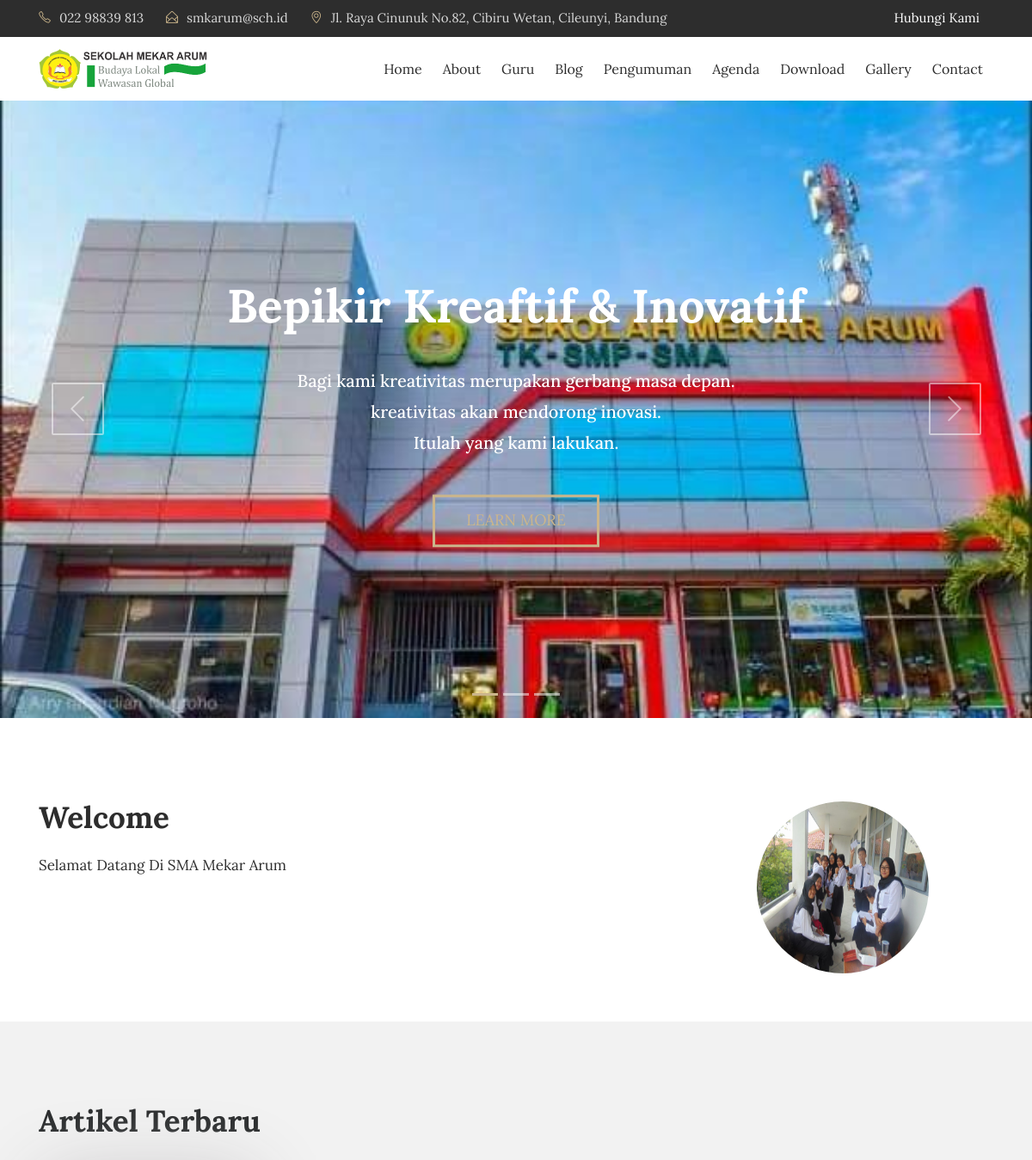
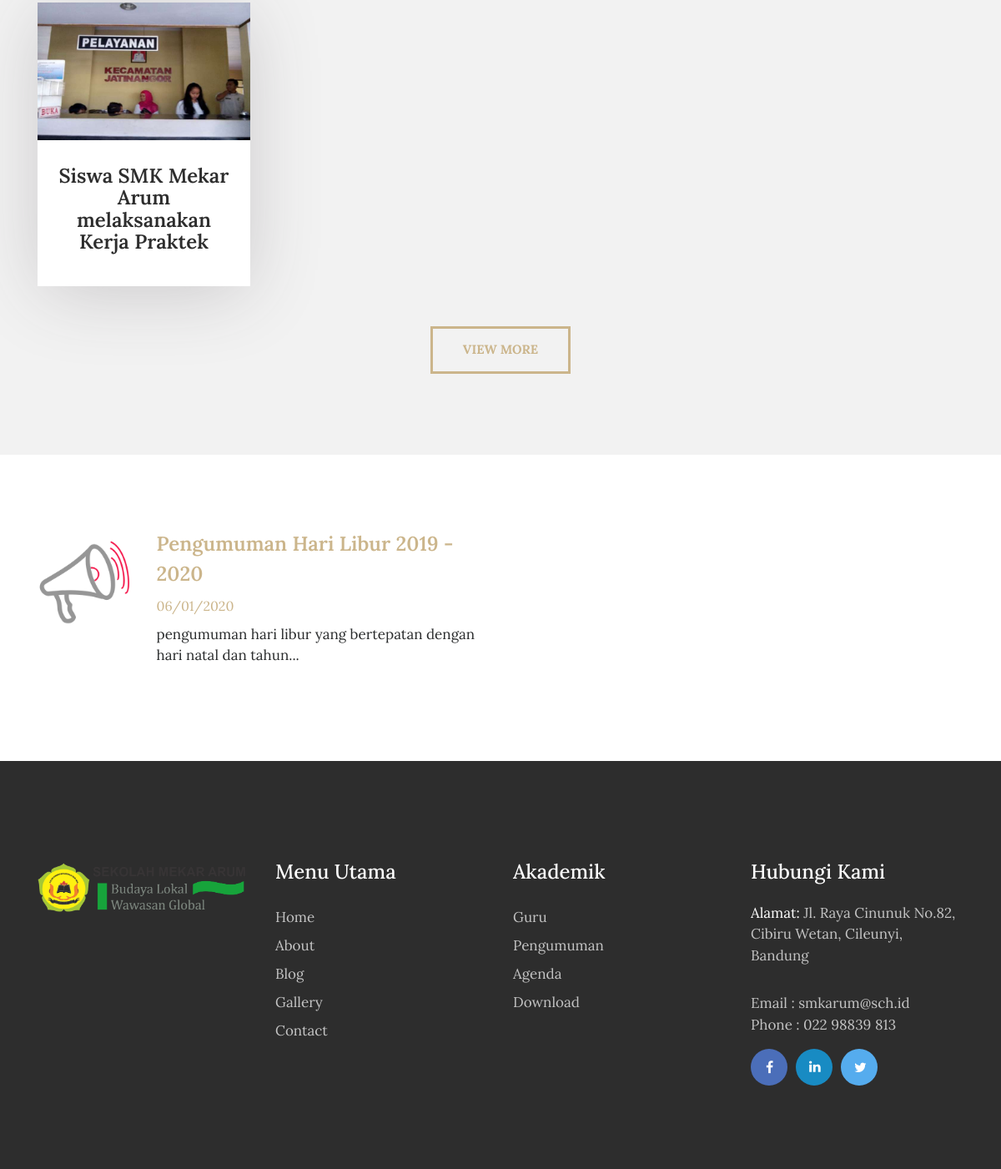
The page / on the database its author committed (2 pictures, top to bottom).
### tables this page shows
CREATE TABLE `tbl_tulisan` (
  `tulisan_id` int(11) NOT NULL,
  `tulisan_judul` varchar(100) DEFAULT NULL,
  `tulisan_isi` text,
  `tulisan_tanggal` timestamp NULL DEFAULT CURRENT_TIMESTAMP,
  `tulisan_kategori_id` int(11) DEFAULT NULL,
  `tulisan_kategori_nama` varchar(30) DEFAULT NULL,
  `tulisan_views` int(11) DEFAULT '0',
  `tulisan_gambar` varchar(40) DEFAULT NULL,
  `tulisan_pengguna_id` int(11) DEFAULT NULL,
  `tulisan_author` varchar(40) DEFAULT NULL,
  `tulisan_img_slider` int(2) NOT NULL DEFAULT '0',
  `tulisan_slug` varchar(200) DEFAULT NULL
);

CREATE TABLE `tbl_pengumuman` (
  `pengumuman_id` int(11) NOT NULL,
  `pengumuman_judul` varchar(150) DEFAULT NULL,
  `pengumuman_deskripsi` text,
  `pengumuman_tanggal` timestamp NULL DEFAULT CURRENT_TIMESTAMP,
  `pengumuman_author` varchar(60) DEFAULT NULL
);

### application/controllers/Home.php (called while the page is built, shortened)
<?php
class Home extends CI_Controller{
	function __construct(){
		$this->load->model('m_tulisan');
		$this->load->model('m_galeri');
		$this->load->model('m_pengumuman');
		$this->load->model('m_agenda');
		$this->load->model('m_files');
		$this->load->model('m_pengunjung');
	}
	function index(){
			$x['berita']=$this->m_tulisan->get_berita_home();
			$x['pengumuman']=$this->m_pengumuman->get_pengumuman_home();
			$x['agenda']=$this->m_agenda->get_agenda_home();
			$x['tot_guru']=$this->db->get('tbl_guru')->num_rows();
			$x['tot_siswa']=$this->db->get('tbl_siswa')->num_rows();
			$x['tot_files']=$this->db->get('tbl_files')->num_rows();
			$x['tot_agenda']=$this->db->get('tbl_agenda')->num_rows();
			$this->load->view('depan/v_home',$x);
	}
}

### index.php (called while the page is built, shortened)
<?php
require_once BASEPATH.'core/CodeIgniter.php';

### application/models/M_tulisan.php (called while the page is built, shortened)
<?php
class M_tulisan extends CI_Model{
	function get_berita_home(){
		$hsl=$this->db->query("SELECT tbl_tulisan.*,DATE_FORMAT(tulisan_tanggal,'%d/%m/%Y') AS tanggal FROM tbl_tulisan ORDER BY tulisan_id DESC limit 4");
		return $hsl;
	}
}

### application/models/M_pengumuman.php (called while the page is built, shortened)
<?php
class M_pengumuman extends CI_Model{
	function get_pengumuman_home(){
		$hsl=$this->db->query("SELECT pengumuman_id,pengumuman_judul,pengumuman_deskripsi,DATE_FORMAT(pengumuman_tanggal,'%d/%m/%Y') AS tanggal,pengumuman_author FROM tbl_pengumuman ORDER BY pengumuman_id DESC limit 3");
		return $hsl;
	}
}

### application/views/depan/v_home.php (the view, shortened to what this page needs)
<!DOCTYPE html>
<html lang="en">
<head>
    <link rel="stylesheet" href="<?php echo base_url().'theme/css/bootstrap.min.css'?>">
    <link rel="stylesheet" href="<?php echo base_url().'theme/css/font-awesome.min.css'?>">
    <link rel="stylesheet" href="<?php echo base_url().'theme/css/simple-line-icons.css'?>">
    <link rel="stylesheet" href="<?php echo base_url().'theme/css/slick.css'?>">
    <link rel="stylesheet" href="<?php echo base_url().'theme/css/slick-theme.css'?>">
    <link rel="stylesheet" href="<?php echo base_url().'theme/css/owl.carousel.min.css'?>">
    <link href="<?php echo base_url().'theme/css/style.css'?>" rel="stylesheet">
    <?php
        function limit_words($string, $word_limit){
            $words = explode(" ",$string);
            return implode(" ",array_splice($words,0,$word_limit));
        }
    ?>
</head>
<body>
    <div class="header-topbar">
        <div class="container">
            <div class="row">
                <div class="col-xs-6 col-sm-8 col-md-9">
                    <div class="header-top_address">
                        <div class="header-top_list">
                            <span class="icon-phone"></span>022 98839 813
                        </div>
                        <div class="header-top_list">
                            <span class="icon-envelope-open"></span>smkarum@sch.id
                        </div>
                        <div class="header-top_list">
                            <span class="icon-location-pin"></span>Jl. Raya Cinunuk No.82, Cibiru Wetan, Cileunyi, Bandung
                        </div>
                    </div>
                </div>
                <div class="col-xs-6 col-sm-4 col-md-3">
                    <div class="header-top_login mr-sm-3">
                        <a href="<?php echo site_url('contact');?>">Hubungi Kami</a>
                    </div>
                </div>
            </div>
        </div>
    </div>
    <div data-toggle="affix">
        <div class="container nav-menu2">
            <div class="row">
                <div class="col-md-12">
                    <nav class="navbar navbar2 navbar-toggleable-md navbar-light bg-faded">
                        <a href="<?php echo site_url('');?>" class="navbar-brand nav-brand2"><img class="img img-responsive" width="200px;" src="<?php echo base_url().'theme/images/logo-dark.png'?>"></a>
                        <div class="collapse navbar-collapse justify-content-end" id="navbarNavDropdown">
                            <ul class="navbar-nav">
                                <li class="nav-item">
                                    <a class="nav-link" href="<?php echo site_url('');?>">Home</a>
                                </li>
                                <li class="nav-item">
                                    <a class="nav-link" href="<?php echo site_url('about');?>">About</a>
                                </li>
                                <li class="nav-item">
                                    <a class="nav-link" href="<?php echo site_url('guru');?>">Guru</a>
                                </li>
                                <li class="nav-item">
                                    <a class="nav-link" href="<?php echo site_url('blog');?>">Blog</a>
                                </li>
                                <li class="nav-item">
                                    <a class="nav-link" href="<?php echo site_url('pengumuman');?>">Pengumuman</a>
                                </li>
                                <li class="nav-item">
                                    <a class="nav-link" href="<?php echo site_url('agenda');?>">Agenda</a>
                                </li>
                                <li class="nav-item">
                                    <a class="nav-link" href="<?php echo site_url('download');?>">Download</a>
                                </li>
                                <li class="nav-item">
                                    <a class="nav-link" href="<?php echo site_url('galeri');?>">Gallery</a>
                                </li>
                                <li class="nav-item">
                                  <a class="nav-link" href="<?php echo site_url('contact');?>">Contact</a>
                                </li>
                             </ul>
                        </div>
                    </nav>
                </div>
            </div>
        </div>
      </div>
<section>
    <div class="slider_img layout_two">
        <div id="carousel" class="carousel slide" data-ride="carousel">
            <ol class="carousel-indicators">
                <li data-target="#carousel" data-slide-to="0" class="active"></li>
                <li data-target="#carousel" data-slide-to="1"></li>
                <li data-target="#carousel" data-slide-to="2"></li>
            </ol>
            <div class="carousel-inner" role="listbox">
                <div class="carousel-item active">
                    <img class="d-block" src="<?php echo base_url().'theme/images/sekolah.jpg'?>" alt="First slide">
                    <div class="carousel-caption d-md-block">
                        <div class="slider_title">
                            <h1>Bepikir Kreaftif &amp; Inovatif</h1>
                            <h4>Bagi kami kreativitas merupakan gerbang masa depan.<br> kreativitas akan mendorong inovasi. <br> Itulah yang kami lakukan.</h4>
                            <div class="slider-btn">
                                <a href="<?php echo site_url('artikel');?>" class="btn btn-default">Learn more</a>
                            </div>
                        </div>
                    </div>
                </div>
            </div>
            <a class="carousel-control-prev" href="#carousel" role="button" data-slide="prev">
                <i class="icon-arrow-left fa-slider" aria-hidden="true"></i>
            </a>
            <a class="carousel-control-next" href="#carousel" role="button" data-slide="next">
                <i class="icon-arrow-right fa-slider" aria-hidden="true"></i>
            </a>
        </div>
    </div>
</section>
<section class="clearfix about about-style2">
    <div class="container">
        <div class="row">
            <div class="col-md-8">
               <h2>Welcome</h2>
               <p>Selamat Datang Di SMA Mekar Arum</p>
            </div>
            <div class="col-md-4">
                <img src="<?php echo base_url().'theme/images/sekolah2.jpg'?>" class="img-fluid about-img" alt="#">
            </div>
        </div>
    </div>
</section>
<section class="our_courses">
    <div class="container">
        <div class="row">
            <div class="col-md-12">
                <h2>Artikel Terbaru</h2>
            </div>
        </div>
        <div class="row">
          <?php foreach ($berita->result() as $row) :?>
            <div class="col-xs-12 col-sm-6 col-md-6 col-lg-3">
                <div class="courses_box mb-4">
                    <div class="course-img-wrap">
                        <img src="<?php echo base_url().'assets/images/'.$row->tulisan_gambar;?>" class="img-fluid" alt="courses-img">
                    </div>
                    <a href="<?php echo site_url('artikel/'.$row->tulisan_slug);?>" class="course-box-content">
                        <h3 style="text-align:center;"><?php echo $row->tulisan_judul;?></h3>
                    </a>
                </div>
            </div>
          <?php endforeach;?>
        </div> <br>
        <div class="row">
            <div class="col-md-12 text-center">
                <a href="<?php echo site_url('artikel');?>" class="btn btn-default btn-courses">View More</a>
            </div>
        </div>
    </div>
</section>
<section class="event">
    <div class="container">
        <div class="row">
            <div class="col-lg-6">
                <div class="event-img2">
                <?php foreach ($pengumuman->result() as $row) :?>
                <div class="row">
                    <div class="col-sm-3"> <img src="<?php echo base_url().'theme/images/announcement-icon.png'?>" class="img-fluid" alt="event-img"></div>
                    <div class="col-sm-9"> <h3><a href="<?php echo site_url('pengumuman');?>"><?php echo $row->pengumuman_judul;?></a></h3>
                      <span><?php echo $row->tanggal;?></span>
                      <p><?php echo limit_words($row->pengumuman_deskripsi,10).'...';?></p>
                    </div>
                </div>
                <?php endforeach;?>
                </div>
            </div>
            <div class="col-lg-6">
                <div class="row">
                    <div class="col-md-12">
                    </div>
                </div>
            </div>
        </div>
    </div>
</section>
<footer>
    <div class="container">
        <div class="row">
            <div class="col-md-3">
                <div class="foot-logo">
                    <a href="<?php echo site_url();?>">
                        <img src="<?php echo base_url().'theme/images/logo-white.png'?>" class="img-fluid" alt="footer_logo">
                    </a>
                    <p>
                    </div>
                </div>
                <div class="col-md-3">
                    <div class="sitemap">
                        <h3>Menu Utama</h3>
                        <ul>
                            <li><a href="<?php echo site_url();?>">Home</a></li>
                            <li><a href="<?php echo site_url('about');?>">About</a></li>
                            <li><a href="<?php echo site_url('artikel');?>">Blog </a></li>
                            <li><a href="<?php echo site_url('galeri');?>">Gallery</a></li>
                            <li><a href="<?php echo site_url('contact');?>">Contact</a></li>
                        </ul>
                    </div>
                </div>
                <div class="col-md-3">
                  <div class="sitemap">
                      <h3>Akademik</h3>
                      <ul>
                          <li><a href="<?php echo site_url('guru');?>">Guru</a></li>
                          <li><a href="<?php echo site_url('pengumuman');?>">Pengumuman</a></li>
                          <li><a href="<?php echo site_url('agenda');?>">Agenda</a></li>
                          <li><a href="<?php echo site_url('download');?>">Download</a></li>
                      </ul>
                  </div>
                </div>
                <div class="col-md-3">
                    <div class="address">
                        <h3>Hubungi Kami</h3>
                        <p><span>Alamat: </span> Jl. Raya Cinunuk No.82, Cibiru Wetan, Cileunyi, Bandung</p>
                        <p>Email : smkarum@sch.id
                            <br> Phone : 022 98839 813</p>
                            <ul class="footer-social-icons">
                                <li><a href="#"><i class="fa fa-facebook fa-fb" aria-hidden="true"></i></a></li>
                                <li><a href="#"><i class="fa fa-linkedin fa-in" aria-hidden="true"></i></a></li>
                                <li><a href="#"><i class="fa fa-twitter fa-tw" aria-hidden="true"></i></a></li>
                            </ul>
                        </div>
                    </div>
                </div>
            </div>
        </footer>
    </body>
    </html>

### rows shown on the page
tbl_tulisan: tulisan_gambar (picture), tulisan_judul "Siswa SMK Mekar Arum melaksanakan Kerja Praktek"
tbl_pengumuman: pengumuman_judul "Pengumuman Hari Libur 2019 - 2020", tanggal "06/01/2020", pengumuman_deskripsi "pengumuman hari libur yang bertepatan dengan hari natal dan tahun"
